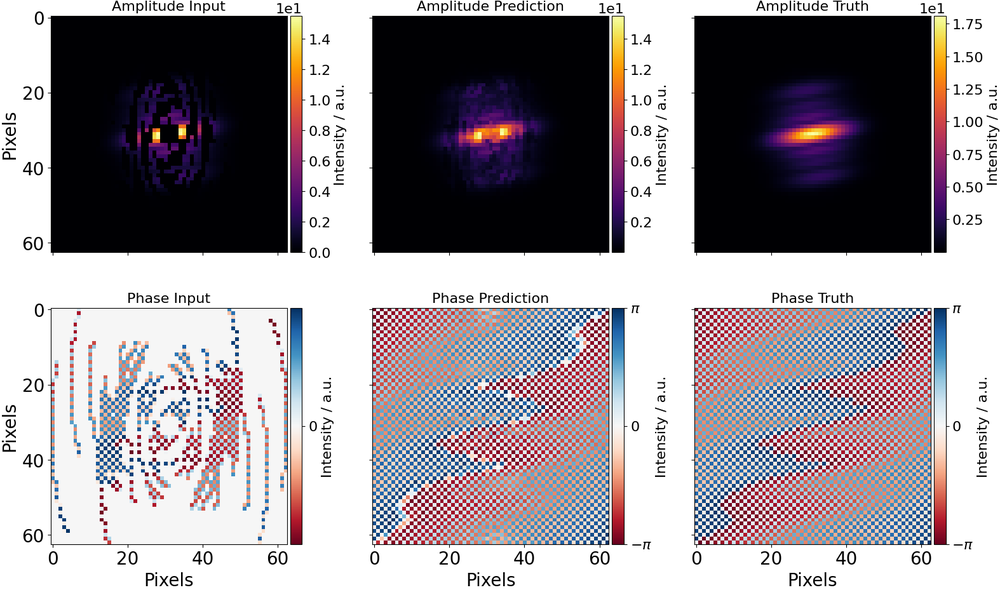
#> input picture examples/.rc/filter_deep_eval/prediction_amp_phase.png, 1000 x 590 px, shrunk from 1574 x 929 before the run
$ python -i download_mojave.py   (imports and definitions only)
#> lines starting #> are read from the running program, lines starting #| are printed output that depends on the picture
import os
import re
import shutil
import subprocess
import time
from pathlib import Path
from urllib.error import HTTPError
from urllib.request import urlopen

import click
import pandas as pd
import requests
from astropy.io import fits
from bs4 import BeautifulSoup
from tqdm import tqdm


# [114 lines left out: function download_mojave, not called in this run]


def get_properties(source: str):
    """Get properties of source from MOJAVE webpage.
    If webpage does not exist or property is unknown, return False, because
    fits-files do not support NaN.

    Parameters
    ----------
    source: str
        B1950 name of source

    Returns
    -------
    redshift: float
        Redshift of the object
    v: list
        list of velocity (speed) from all components
    v_unc: list
        list of velocity (speed) uncertainty from all components
    """
    url_redshift = "https://www.cv.nrao.edu/MOJAVE/sourcepages/" + source + ".shtml"

    try:
        page = urlopen(url_redshift)
    except HTTPError:
        return False, False, False

    html_bytes = page.read()
    soup = BeautifulSoup(html_bytes, features="html.parser")

    redshift = soup.find("td", string="Redshift:").find_next_sibling("td").text
    try:
        redshift = float(redshift.split()[0])
    except ValueError:
        redshift = False

    url_table = "https://www.cv.nrao.edu/MOJAVE/velocitytableXVIII.html"

    html = requests.get(url_table).content
    df_list = pd.read_html(html)

    df = df_list[-1]
    velocities = df[df["B1950 Name"] == source]["Speed (c)"].values
    v = [v.split("&")[0] for v in velocities if type(v) == str]
    v_unc = [v_unc.split("n")[1] for v_unc in velocities if type(v_unc) == str]
    return redshift, v, v_unc


def current_time():
    return time.strftime("%H:%M:%S", time.localtime())

>>> import cv2
>>> picture = cv2.imread('../../examples/.rc/filter_deep_eval/prediction_amp_phase.png', cv2.IMREAD_GRAYSCALE)
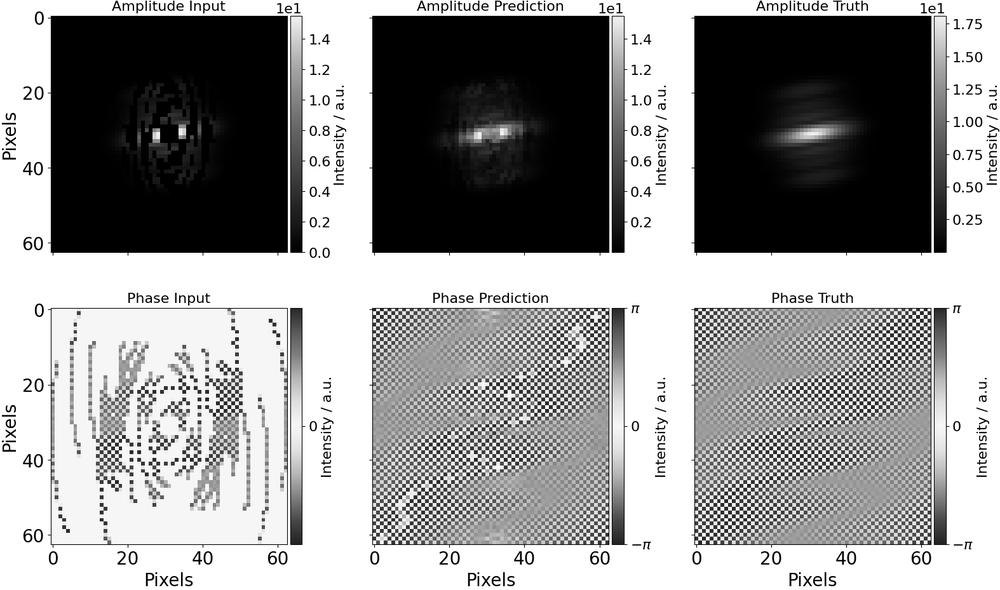
#> picture: shape (590, 1000); min 0, max 255, mean 151.8
#> (the run stopped early here; a loop or call above may not have finished)

$ run again, on examples/.rc/filter_deep_eval/source_amp_phase.png
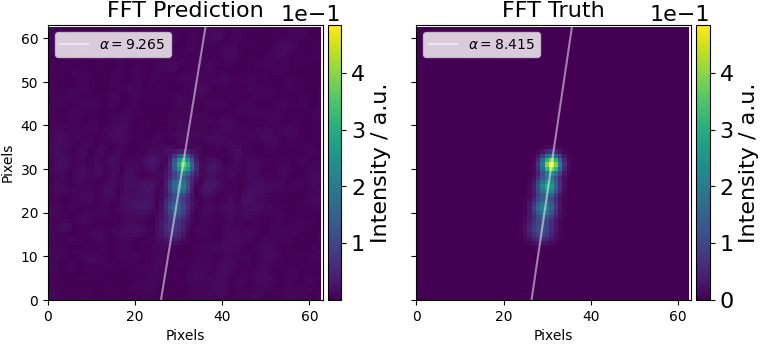
#> input picture examples/.rc/filter_deep_eval/source_amp_phase.png, 760 x 344 px
#> `picture = cv2.imread('../../examples/.rc/filter_deep_eval/prediction_a..`:
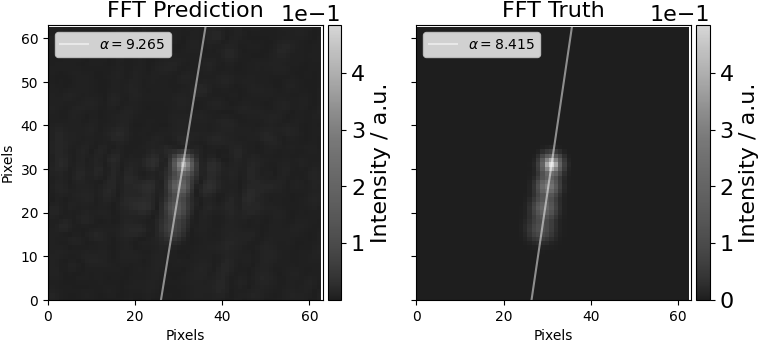
#> picture: shape (344, 760); min 0, max 255, mean 121.7
